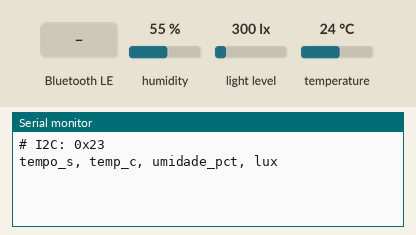
Bench run of a program on a simulated ESP32. On the bench: the last lines printed to the serial monitor. The test bench sets the inputs (shaded band); at power-on: humidity 55 %, light level 300 lx, temperature 24 °C. Nothing arrives over Bluetooth unless stated; a phone connects over Bluetooth LE 3 s after start.

Above: at 1.2 s.
1.3 s: humidity set to 22 %
At 3.2 s:
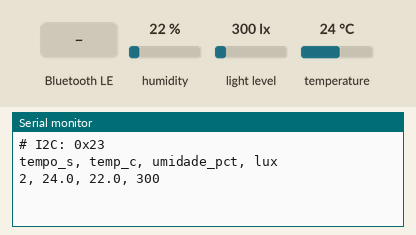
3.5 s: Bluetooth LE write "1" received
At 4.1 s:
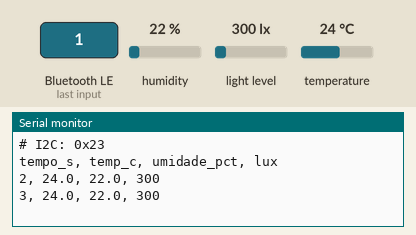
5.0 s: Bluetooth LE write "0" received
At 6.1 s:
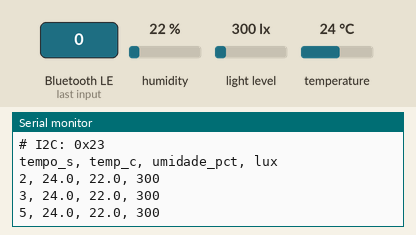

Measured:
- after the input at 1.3 s, the serial monitor: prints a new line after 0.72 s (image 1)
- after the input at 3.5 s, the serial monitor: prints a new line at once (image 2)
- after the input at 5.0 s, the serial monitor: prints a new line at once (image 3)

The program:

main.cpp
```cpp
#include <Arduino.h>
#include <Wire.h>
#include <DHT.h>
#include <BH1750.h>
#include <NimBLEDevice.h>

#define PINO_DHT      18
#define TIPO_DHT      DHT11

// Barramento I2C do BH1750
#define PINO_SDA      21
#define PINO_SCL      22
#define ENDERECO_LUX  0x23   // BH1750 com o pino ADDR solto

// Reduz a sensibilidade do BH1750 para medir acima de 65535 lux (sol pleno)
// 69 é o padrão do chip (teto ~54 mil lux); 31 leva o teto a ~120 mil lux
#define MTREG_LUX     31

// Valor enviado no campo de luz quando o BH1750 não responde
#define LUX_AUSENTE   0xFFFFFFFFu

const char* NOME_BLE     = "FitoSfera";
#define UUID_SERVICO  "f1705f3a-0001-4c7e-9a5b-3d0a6e2b9c10"
#define UUID_LEITURA  "f1705f3a-0002-4c7e-9a5b-3d0a6e2b9c10"
#define UUID_COMANDO  "f1705f3a-0003-4c7e-9a5b-3d0a6e2b9c10"

const unsigned long INTERVALO_MS = 60000;
// Se algum sensor falhar, tenta de novo logo, até MAX_TENTATIVAS vezes, antes de esperar o intervalo normal
const unsigned long REPETICAO_MS = 5000;
const int MAX_TENTATIVAS = 3;
int tentativas = 0;
bool pacoteParcialEnviado = false;
// A primeira leitura sai 2 s após ligar, tempo de estabilizar o DHT11
unsigned long proximaLeitura = 2000;
// Ligado pelo gatilho do app (escrita no comando); o loop mede e notifica na hora
volatile bool pedidoDoApp = false;

DHT dht(PINO_DHT, TIPO_DHT);
BH1750 sensorLuz(ENDERECO_LUX);

bool luzOk = false;
NimBLEServer* servidorBle = nullptr;
NimBLECharacteristic* caracteristicaLeitura = nullptr;

class CallbacksDoServidor : public NimBLEServerCallbacks {
  // O NimBLE para de anunciar quando o celular conecta; ao desconectar, volta a anunciar
  void onDisconnect(NimBLEServer*) override { NimBLEDevice::startAdvertising(); }
};

// Qualquer escrita na característica de comando pede uma medição imediata
class CallbacksDoComando : public NimBLECharacteristicCallbacks {
  void onWrite(NimBLECharacteristic*) override { pedidoDoApp = true; }
};

bool existeNoBarramento(uint8_t endereco) {
  Wire.beginTransmission(endereco);
  return Wire.endTransmission() == 0;
}

void listarDispositivosI2C() {
  Serial.print("# I2C:");
  int achados = 0;
  for (uint8_t endereco = 1; endereco < 127; endereco++) {
    if (existeNoBarramento(endereco)) {
      Serial.printf(" 0x%02X", endereco);
      achados++;
    }
  }
  Serial.println(achados ? "" : " nenhum dispositivo");
}

void iniciarBle() {
  NimBLEDevice::init(NOME_BLE);
  servidorBle = NimBLEDevice::createServer();
  servidorBle->setCallbacks(new CallbacksDoServidor());

  NimBLEService* servico = servidorBle->createService(UUID_SERVICO);
  caracteristicaLeitura = servico->createCharacteristic(
      UUID_LEITURA, NIMBLE_PROPERTY::READ | NIMBLE_PROPERTY::NOTIFY);

  NimBLECharacteristic* comando = servico->createCharacteristic(
      UUID_COMANDO, NIMBLE_PROPERTY::WRITE | NIMBLE_PROPERTY::WRITE_NR);
  comando->setCallbacks(new CallbacksDoComando());

  servico->start();

  NimBLEAdvertising* anuncio = NimBLEDevice::getAdvertising();
  anuncio->addServiceUUID(UUID_SERVICO);
  anuncio->setScanResponse(true);
  anuncio->start();
}

// Pacote de 8 bytes, little-endian:
//   [0..1] temperatura, int16, centésimos de °C
//   [2..3] umidade,     uint16, centésimos de %
//   [4..7] luz,         uint32, lux (LUX_AUSENTE se o BH1750 falhar)
void publicarLeitura(float temp, float umid, float lux) {
  int16_t  t = (int16_t)lroundf(temp * 100.0f);
  uint16_t u = (uint16_t)lroundf(umid * 100.0f);
  uint32_t l = isnan(lux) ? LUX_AUSENTE : (uint32_t)lroundf(lux);

  uint8_t pacote[8] = {
    (uint8_t)(t & 0xFF), (uint8_t)((t >> 8) & 0xFF),
    (uint8_t)(u & 0xFF), (uint8_t)((u >> 8) & 0xFF),
    (uint8_t)(l & 0xFF), (uint8_t)((l >> 8) & 0xFF),
    (uint8_t)((l >> 16) & 0xFF), (uint8_t)((l >> 24) & 0xFF),
  };

  caracteristicaLeitura->setValue(pacote, sizeof(pacote));
  // Notifica o celular conectado, se ele tiver assinado a característica
  if (servidorBle->getConnectedCount() > 0) caracteristicaLeitura->notify();
}

bool iniciarLuz() {
  return existeNoBarramento(ENDERECO_LUX) &&
         sensorLuz.begin(BH1750::CONTINUOUS_HIGH_RES_MODE, ENDERECO_LUX, &Wire) &&
         sensorLuz.setMTreg(MTREG_LUX);
}

void setup() {
  // 80 MHz é o mínimo com BLE e basta para esse caso
  setCpuFrequencyMhz(80);
  Serial.begin(115200);
  Wire.begin(PINO_SDA, PINO_SCL);

  Serial.println();
  listarDispositivosI2C();

  dht.begin();

  luzOk = iniciarLuz();
  if (!luzOk) Serial.println("# BH1750 nao encontrado; seguindo sem luz");

  iniciarBle();

  Serial.println("tempo_s, temp_c, umidade_pct, lux");
}

void loop() {
  bool pedido = pedidoDoApp;
  if (!pedido && (long)(millis() - proximaLeitura) < 0) return;
  pedidoDoApp = false;

  float temp = dht.readTemperature();
  float umid = dht.readHumidity();
  float lux  = NAN;
  // Tenta de novo a cada ciclo, para o sensor voltar sem precisar de reset
  if (!luzOk && (luzOk = iniciarLuz())) Serial.println("# BH1750 encontrado");
  if (luzOk) {
    float medida = sensorLuz.readLightLevel();
    if (medida >= 0) lux = medida;
  }

  if (isnan(temp) || isnan(umid)) Serial.println("# leitura invalida do DHT11");
  if (luzOk && isnan(lux))        Serial.println("# leitura invalida do BH1750");

  bool dhtOk = !isnan(temp) && !isnan(umid);
  bool completo = dhtOk && !isnan(lux);

  // Sem o DHT11 não há pacote; sem o BH1750 o pacote sai uma vez por ciclo, com LUX_AUSENTE
  if (dhtOk && (completo || !pacoteParcialEnviado)) {
    publicarLeitura(temp, umid, lux);
    pacoteParcialEnviado = !completo;
    if (isnan(lux)) Serial.printf("%lu, %.1f, %.1f,\n", millis() / 1000, temp, umid);
    else            Serial.printf("%lu, %.1f, %.1f, %.0f\n", millis() / 1000, temp, umid, lux);
  }

  if (!completo && tentativas < MAX_TENTATIVAS) {
    tentativas++;
    proximaLeitura = millis() + REPETICAO_MS;
    Serial.printf("# nova tentativa em %lu s (%d/%d)\n", REPETICAO_MS / 1000, tentativas, MAX_TENTATIVAS);
  } else {
    tentativas = 0;
    pacoteParcialEnviado = false;
    proximaLeitura = millis() + INTERVALO_MS;
  }
}
```
